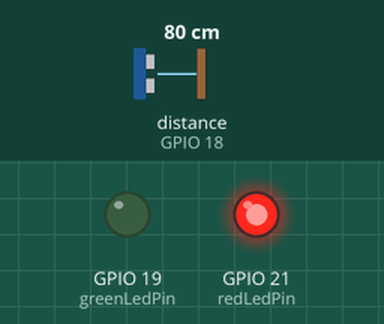
This sketch was run on a simulated ESP32. Shown: output pins drawn as LEDs (lit = HIGH). Wiring (inferred from the names in the program): ultrasonic range finder: trigger GPIO 5; echo GPIO 18. Inputs (shaded band) come from the test bench; at power-on: distance to the obstacle (sensor on GPIO 18) 80 cm. The echo pulse lasts 58.3 µs per cm; WiFi joins after 1.5 s; servers stay silent unless stated; no MQTT or app messages arrive unless stated; pins used as bus, display or sensor lines are not drawn.

Above: at 0.1 s.
At 3.6 s:
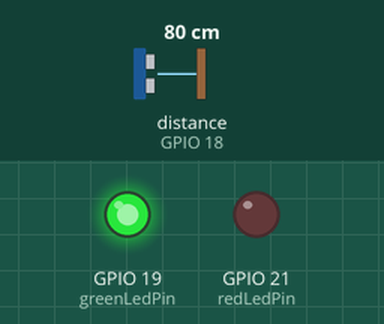
Timing chart, 0 to 5.1 s (numbered marks = the images above):
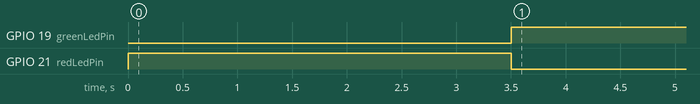

The sketch:

tms.ino
```cpp
#include <WiFi.h>
#include <PubSubClient.h>

const char* ssid = "";
const char* password = "";
const char* mqtt_server = "broker.hivemq.com";
const char* topic_level = "smart_tank/level";

WiFiClient espClient;
PubSubClient client(espClient);

const int trigPin = 5;
const int echoPin = 18;
const int greenLedPin = 19;
const int redLedPin = 21;
const int TANK_HEIGHT = 100;

bool isNetworkOk = false;

long readDistance() {
  digitalWrite(trigPin, LOW); delayMicroseconds(2);
  digitalWrite(trigPin, HIGH); delayMicroseconds(10);
  digitalWrite(trigPin, LOW);
  return pulseIn(echoPin, HIGH) * 0.034 / 2;
}

void taskNetworkAndSensor(void *pvParameters) {
  WiFi.begin(ssid, password);
  client.setServer(mqtt_server, 1883);

  for(;;) {
    if (WiFi.status() != WL_CONNECTED) {
      isNetworkOk = false;
      vTaskDelay(1000 / portTICK_PERIOD_MS);
      continue;
    }

    if (!client.connected()) {
      isNetworkOk = false;
      client.connect("ESP32_TMS_RTOS");
      vTaskDelay(1000 / portTICK_PERIOD_MS);
      continue;
    }

    isNetworkOk = true;
    client.loop();

    long distance = readDistance();
    int waterLevel = map(distance, TANK_HEIGHT, 0, 0, 100);
    waterLevel = constrain(waterLevel, 0, 100);

    String payload = String(waterLevel);
    client.publish(topic_level, payload.c_str());

    vTaskDelay(2000 / portTICK_PERIOD_MS);
  }
}

void taskLeds(void *pvParameters) {
  for(;;) {
    if (isNetworkOk) {
      digitalWrite(greenLedPin, HIGH);
      digitalWrite(redLedPin, LOW);
    } else {
      digitalWrite(greenLedPin, LOW);
      digitalWrite(redLedPin, HIGH);
    }
    vTaskDelay(500 / portTICK_PERIOD_MS);
  }
}

void setup() {
  Serial.begin(115200);
  pinMode(trigPin, OUTPUT);
  pinMode(echoPin, INPUT);
  pinMode(greenLedPin, OUTPUT);
  pinMode(redLedPin, OUTPUT);

  //creazione task
  xTaskCreatePinnedToCore(taskNetworkAndSensor, "SensorTask", 4096, NULL, 1, NULL, 1);
  xTaskCreatePinnedToCore(taskLeds, "LedTask", 2048, NULL, 1, NULL, 1);
}

void loop() {
  vTaskDelay(portMAX_DELAY);
}
```

Measured:
- by itself, GPIO 19 (greenLedPin): LOW → HIGH at 3.5 s
- by itself, GPIO 21 (redLedPin): LOW → HIGH at 0.00 s, → LOW 3.5 s later
